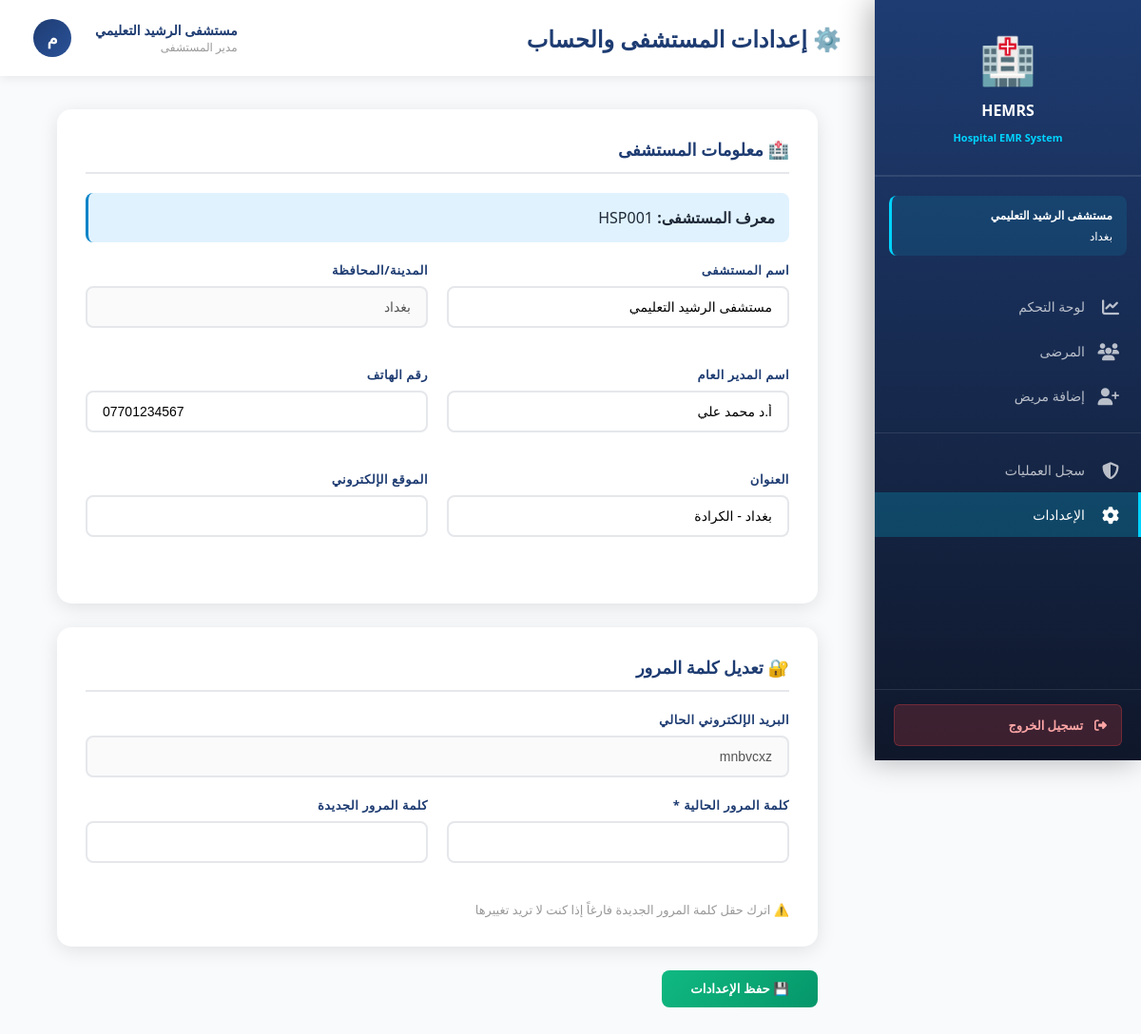
Screenshot of /settings (signed in) with the database file from the repository.
### tables this page shows
CREATE TABLE hospitals (
        id INTEGER PRIMARY KEY AUTOINCREMENT,
        hospital_id TEXT UNIQUE NOT NULL,
        name TEXT NOT NULL,
        city TEXT NOT NULL,
        phone TEXT,
        email TEXT UNIQUE NOT NULL,
        password TEXT NOT NULL,
        director_name TEXT,
        address TEXT,
        website TEXT,
        is_active INTEGER DEFAULT 1,
        created_at TIMESTAMP DEFAULT CURRENT_TIMESTAMP
    );

### app.py (the view, shortened to what this page needs)
@app.route('/settings', methods=['GET', 'POST'])
@login_required
def settings():
    db = get_db()
    cursor = db.cursor()
    cursor.execute("SELECT * FROM hospitals WHERE hospital_id = ?", (session['hospital_id'],))
    hospital = cursor.fetchone()
    db.close()
    return render_template('settings.html', hospital=hospital)

### app.py (called while the page is built)
def get_db():
    db = sqlite3.connect(DATABASE)
    db.row_factory = sqlite3.Row
    return db

def login_required(f):
    @wraps(f)
    def decorated(*args, **kwargs):
        if 'hospital_id' not in session:
            flash('يجب تسجيل الدخول أولاً', 'warning')
            return redirect(url_for('login'))
        return f(*args, **kwargs)
    return decorated

### templates/settings.html (shortened to what this page needs)
{% extends "base.html" %}
{% block page_title %}⚙️ إعدادات المستشفى والحساب{% endblock %}
{% block content %}
<div class="settings-container">
    <form method="POST">
        <div class="settings-section">
            <h3 class="section-title">🏥 معلومات المستشفى</h3>
            <div class="info-box">
                <strong>معرف المستشفى:</strong> {{ hospital['hospital_id'] }}
            </div>
            <div class="form-row">
                <div class="form-group">
                    <label class="form-label">اسم المستشفى</label>
                    <input type="text" class="form-control" name="name" value="{{ hospital['name'] }}" required>
                </div>
                <div class="form-group">
                    <label class="form-label">المدينة/المحافظة</label>
                    <input type="text" class="form-control" name="city" value="{{ hospital['city'] or '' }}" disabled>
                </div>
            </div>
            <div class="form-row">
                <div class="form-group">
                    <label class="form-label">اسم المدير العام</label>
                    <input type="text" class="form-control" name="director_name" value="{{ hospital['director_name'] or '' }}">
                </div>
                <div class="form-group">
                    <label class="form-label">رقم الهاتف</label>
                    <input type="tel" class="form-control" name="phone" value="{{ hospital['phone'] or '' }}">
                </div>
            </div>
            <div class="form-row">
                <div class="form-group">
                    <label class="form-label">العنوان</label>
                    <input type="text" class="form-control" name="address" value="{{ hospital['address'] or '' }}">
                </div>
                <div class="form-group">
                    <label class="form-label">الموقع الإلكتروني</label>
                    <input type="url" class="form-control" name="website" value="{{ hospital['website'] or '' }}">
                </div>
            </div>
        </div>
        <div class="settings-section">
            <h3 class="section-title">🔐 تعديل كلمة المرور</h3>
            <div class="form-group">
                <label class="form-label">البريد الإلكتروني الحالي</label>
                <input type="email" class="form-control" value="{{ hospital['email'] }}" disabled>
            </div>
            <div class="form-row">
                <div class="form-group">
                    <label class="form-label">كلمة المرور الحالية *</label>
                    <input type="password" class="form-control" name="current_password" required>
                </div>
                <div class="form-group">
                    <label class="form-label">كلمة المرور الجديدة</label>
                    <input type="password" class="form-control" name="new_password">
                </div>
            </div>
            <p style="color:#999;font-size:13px;margin-top:10px;">
                ⚠️ اترك حقل كلمة المرور الجديدة فارغاً إذا كنت لا تريد تغييرها
            </p>
        </div>
        <button type="submit" class="btn-submit">💾 حفظ الإعدادات</button>
    </form>
</div>
{% endblock %}

### templates/base.html (shortened to what this page needs)
<!DOCTYPE html>
<html lang="ar" dir="rtl">
<head>
    <link href="https://cdnjs.cloudflare.com/ajax/libs/font-awesome/6.4.0/css/all.min.css" rel="stylesheet">
</head>
<body>
{% if session.hospital_id %}
<div class="sidebar">
    <div class="sidebar-header">
        <div class="logo-icon">🏥</div>
        <div class="logo-text">
            <h4>HEMRS</h4>
            <small>Hospital EMR System</small>
        </div>
    </div>
    <div class="hospital-info">
        <strong>{{ session.hospital_name }}</strong>
        {{ session.hospital_city }}
    </div>
    <nav class="sidebar-nav">
        <a href="{{ url_for('dashboard') }}" class="nav-item {% if request.endpoint == 'dashboard' %}active{% endif %}">
            <i class="fas fa-chart-line"></i>
            <span>لوحة التحكم</span>
        </a>
        <a href="{{ url_for('patients_list') }}" class="nav-item {% if request.endpoint == 'patients_list' %}active{% endif %}">
            <i class="fas fa-users"></i>
            <span>المرضى</span>
        </a>
        <a href="{{ url_for('add_patient') }}" class="nav-item {% if request.endpoint == 'add_patient' %}active{% endif %}">
            <i class="fas fa-user-plus"></i>
            <span>إضافة مريض</span>
        </a>
        <div class="sidebar-divider"></div>
        <a href="{{ url_for('audit_log') }}" class="nav-item {% if request.endpoint == 'audit_log' %}active{% endif %}">
            <i class="fas fa-shield-alt"></i>
            <span>سجل العمليات</span>
        </a>
        <a href="{{ url_for('settings') }}" class="nav-item {% if request.endpoint == 'settings' %}active{% endif %}">
            <i class="fas fa-cog"></i>
            <span>الإعدادات</span>
        </a>
    </nav>
    <div class="sidebar-footer">
        <a href="{{ url_for('logout') }}" class="logout-btn">
            <i class="fas fa-sign-out-alt"></i>
            <span>تسجيل الخروج</span>
        </a>
    </div>
</div>
<div class="main-content">
    <div class="topbar">
        <h1 class="page-title">{% block page_title %}{% endblock %}</h1>
        <div class="topbar-right">
            <div class="user-info">
                <div class="user-name">{{ session.hospital_name }}</div>
                <div class="user-role">مدير المستشفى</div>
            </div>
            <div style="width: 40px; height: 40px; background: linear-gradient(135deg, var(--primary) 0%, var(--secondary) 100%); border-radius: 50%; display: flex; align-items: center; justify-content: center; color: #fff; font-weight: 700; font-size: 18px;">
                {{ session.hospital_name[0] }}
            </div>
        </div>
    </div>
    <div class="content-area">
        {% block content %}{% endblock %}
    </div>
</div>
{% else %}
    {% block auth_content %}{% endblock %}
{% endif %}
</body>
</html>

### templates/base.html (style rules this page uses)
* { margin: 0; padding: 0; box-sizing: border-box; }
:root { --primary: #1e3c72; --secondary: #2a5298; --accent: #00d4ff; --success: #10b981; --danger: #ef4444; --warning: #f59e0b; --dark: #0f172a; --light: #f8fafc; }
body { font-family: 'Segoe UI', Tahoma, Geneva, Verdana, sans-serif; background: var(--light); color: #1f2937; min-height: 100vh; }
.sidebar { position: fixed; right: 0; top: 0; width: 280px; height: 100vh; background: linear-gradient(180deg, var(--primary) 0%, var(--dark) 100%); padding: 0; z-index: 1000; box-shadow: -5px 0 30px rgba(0,0,0,0.3); overflow-y: auto; display: flex; flex-direction: column; }
.sidebar-header { padding: 30px 20px; border-bottom: 2px solid rgba(255,255,255,0.1); text-align: center; }
.logo-icon { font-size: 3rem; margin-bottom: 10px; }
.logo-text h4 { color: #fff; font-weight: 800; font-size: 16px; margin: 10px 0 5px; }
.logo-text small { color: var(--accent); font-size: 11px; font-weight: 600; }
.hospital-info { background: rgba(0, 212, 255, 0.1); margin: 20px 15px; padding: 12px 15px; border-radius: 8px; border-left: 3px solid var(--accent); color: #fff; font-size: 12px; }
.hospital-info strong { display: block; margin-bottom: 5px; }
.sidebar-nav { flex: 1; padding: 10px 0; }
.nav-item { display: flex; align-items: center; gap: 12px; padding: 14px 20px; color: rgba(255,255,255,0.7); text-decoration: none; transition: all 0.3s; border-right: 3px solid transparent; font-size: 14px; }
.nav-item:hover, .nav-item.active { color: #fff; background: rgba(0, 212, 255, 0.2); border-right-color: var(--accent); }
.nav-item i { font-size: 18px; min-width: 24px; }
.sidebar-divider { height: 1px; background: rgba(255,255,255,0.1); margin: 15px 0; }
.sidebar-footer { padding: 15px 20px; border-top: 1px solid rgba(255,255,255,0.1); }
.logout-btn { display: flex; align-items: center; gap: 12px; width: 100%; padding: 12px 15px; background: rgba(239, 68, 68, 0.2); color: #fca5a5; border: 1px solid rgba(239, 68, 68, 0.3); border-radius: 6px; text-decoration: none; font-weight: 600; font-size: 13px; cursor: pointer; transition: all 0.3s; }
.main-content { margin-right: 280px; min-height: 100vh; }
.topbar { background: #fff; padding: 20px 35px; box-shadow: 0 2px 10px rgba(0,0,0,0.08); display: flex; justify-content: space-between; align-items: center; gap: 20px; }
.page-title { font-size: 24px; font-weight: 700; color: var(--primary); }
.topbar-right { display: flex; align-items: center; gap: 25px; }
.user-info { text-align: right; }
.user-name { font-weight: 600; color: var(--primary); font-size: 14px; }
.user-role { color: #999; font-size: 12px; }
.content-area { padding: 35px; }
.form-group { margin-bottom: 20px; }
.form-label { display: block; font-weight: 600; color: var(--primary); margin-bottom: 8px; font-size: 13px; text-transform: uppercase; letter-spacing: 0.5px; }
.form-control, .form-select { width: 100%; padding: 12px 15px; border: 2px solid #e5e7eb; border-radius: 8px; font-size: 14px; transition: all 0.3s; }

### templates/settings.html (style rules this page uses)
.settings-container { max-width:800px;margin:0 auto }
.settings-section { background:#fff;border-radius:15px;padding:30px;margin-bottom:25px;box-shadow:0 4px 20px rgba(0,0,0,0.1) }
.section-title { font-size:18px;font-weight:700;color:#1e3c72;margin-bottom:20px;padding-bottom:12px;border-bottom:2px solid #e5e7eb }
.form-row { display:grid;grid-template-columns:repeat(auto-fit,minmax(250px,1fr));gap:20px;margin-bottom:20px }
.form-group { display:flex;flex-direction:column }
.form-label { font-weight:700;color:#1e3c72;margin-bottom:8px;font-size:13px;text-transform:uppercase }
.form-control { padding:12px 16px;border:2px solid #e5e7eb;border-radius:8px;font-size:14px }
.info-box { background:#e0f2fe;padding:15px;border-radius:8px;border-left:3px solid #0284c7;margin-bottom:20px }
.btn-submit { padding:12px 30px;background:linear-gradient(135deg,#10b981 0%,#059669 100%);color:#fff;border:none;border-radius:8px;font-weight:700;cursor:pointer;transition:all 0.3s }

### rows the page displays
hospitals: hospital_name "مستشفى الرشيد التعليمي", hospital_city "بغداد", hospital_id "HSP001", name "مستشفى الرشيد التعليمي", city "بغداد", director_name "أ.د محمد علي", phone "07701234567", address "بغداد - الكرادة", email "mnbvcxz"

### other values shown
{{ session.hospital_name[0] }} "م"
